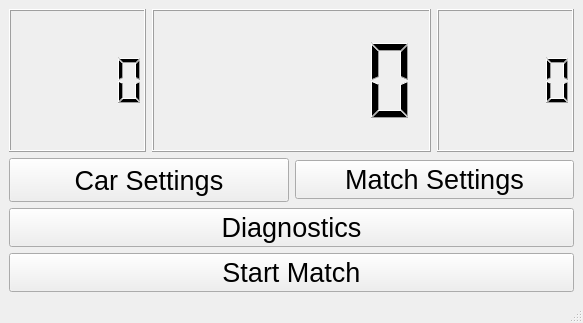
<?xml version="1.0" encoding="UTF-8"?>
<ui version="4.0">
 <class>MainMenu</class>
 <widget class="QMainWindow" name="MainMenu">
  <property name="geometry">
   <rect>
    <x>0</x>
    <y>0</y>
    <width>583</width>
    <height>323</height>
   </rect>
  </property>
  <property name="windowTitle">
   <string>MainWindow</string>
  </property>
  <widget class="QWidget" name="centralWidget">
   <property name="minimumSize">
    <size>
     <width>583</width>
     <height>282</height>
    </size>
   </property>
   <layout class="QGridLayout" name="gridLayout">
    <item row="0" column="0">
     <widget class="QLCDNumber" name="lcdRedScore">
      <property name="minimumSize">
       <size>
        <width>0</width>
        <height>120</height>
       </size>
      </property>
      <property name="segmentStyle">
       <enum>QLCDNumber::Filled</enum>
      </property>
     </widget>
    </item>
    <item row="0" column="1" colspan="2">
     <widget class="QLCDNumber" name="lcdTimer">
      <property name="minimumSize">
       <size>
        <width>0</width>
        <height>120</height>
       </size>
      </property>
      <property name="smallDecimalPoint">
       <bool>true</bool>
      </property>
      <property name="segmentStyle">
       <enum>QLCDNumber::Filled</enum>
      </property>
      <property name="value" stdset="0">
       <double>0.000000000000000</double>
      </property>
     </widget>
    </item>
    <item row="0" column="3">
     <widget class="QLCDNumber" name="lcdBlueScore">
      <property name="minimumSize">
       <size>
        <width>0</width>
        <height>120</height>
       </size>
      </property>
     </widget>
    </item>
    <item row="1" column="0" colspan="2">
     <widget class="QPushButton" name="btnCarSettings">
      <property name="minimumSize">
       <size>
        <width>0</width>
        <height>44</height>
       </size>
      </property>
      <property name="font">
       <font>
        <pointsize>20</pointsize>
       </font>
      </property>
      <property name="text">
       <string>Car Settings</string>
      </property>
     </widget>
    </item>
    <item row="1" column="2" colspan="2">
     <widget class="QPushButton" name="btnMatchSettings">
      <property name="font">
       <font>
        <pointsize>20</pointsize>
       </font>
      </property>
      <property name="text">
       <string>Match Settings</string>
      </property>
     </widget>
    </item>
    <item row="3" column="0" colspan="4">
     <widget class="QPushButton" name="btnStartStop">
      <property name="font">
       <font>
        <pointsize>20</pointsize>
       </font>
      </property>
      <property name="text">
       <string>Start Match</string>
      </property>
     </widget>
    </item>
    <item row="2" column="0" colspan="4">
     <widget class="QPushButton" name="btnDiag">
      <property name="font">
       <font>
        <pointsize>20</pointsize>
       </font>
      </property>
      <property name="text">
       <string>Diagnostics</string>
      </property>
     </widget>
    </item>
   </layout>
  </widget>
  <widget class="QMenuBar" name="menuBar">
   <property name="geometry">
    <rect>
     <x>0</x>
     <y>0</y>
     <width>583</width>
     <height>21</height>
    </rect>
   </property>
  </widget>
  <widget class="QStatusBar" name="statusBar"/>
 </widget>
 <resources/>
 <connections/>
</ui>
